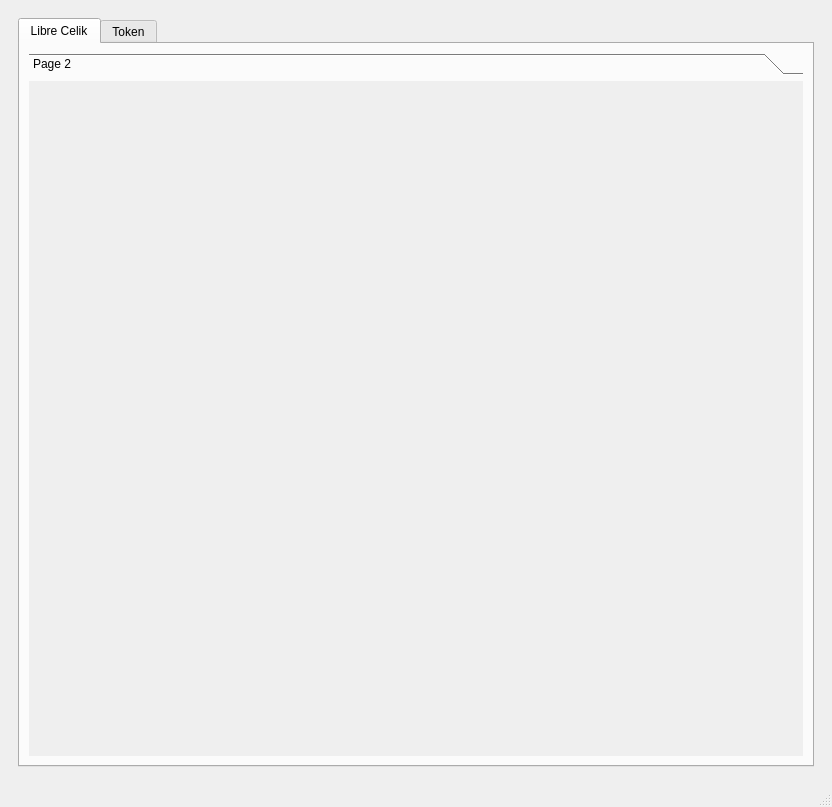
<?xml version="1.0" encoding="UTF-8"?>
<ui version="4.0">
 <class>LibreCelik</class>
 <widget class="QMainWindow" name="LibreCelik">
  <property name="geometry">
   <rect>
    <x>0</x>
    <y>0</y>
    <width>832</width>
    <height>807</height>
   </rect>
  </property>
  <property name="windowTitle">
   <string>LibreCelik</string>
  </property>
  <widget class="QWidget" name="centralwidget">
   <layout class="QGridLayout" name="gridLayout">
    <item row="0" column="0">
     <widget class="QStackedWidget" name="stackedWidget">
      <property name="currentIndex">
       <number>1</number>
      </property>
      <widget class="QWidget" name="page_1">
       <layout class="QVBoxLayout" name="verticalLayout_3">
        <item>
         <layout class="QVBoxLayout" name="verticalLayout_2">
          <item>
           <widget class="QLabel" name="label">
            <property name="text">
             <string/>
            </property>
            <property name="pixmap">
             <pixmap resource="../resources/librecelik.qrc">:/images/LibreSCCelikLogo.png</pixmap>
            </property>
            <property name="alignment">
             <set>Qt::AlignmentFlag::AlignCenter</set>
            </property>
           </widget>
          </item>
          <item>
           <widget class="QLabel" name="label_2">
            <property name="text">
             <string>Libre platform for smart card applications in Republic of Serbia</string>
            </property>
            <property name="alignment">
             <set>Qt::AlignmentFlag::AlignCenter</set>
            </property>
           </widget>
          </item>
          <item>
           <spacer name="verticalSpacer">
            <property name="orientation">
             <enum>Qt::Orientation::Vertical</enum>
            </property>
            <property name="sizeHint" stdset="0">
             <size>
              <width>20</width>
              <height>40</height>
             </size>
            </property>
           </spacer>
          </item>
          <item>
           <widget class="QLabel" name="label_3">
            <property name="text">
             <string>No smart cards are currently detected in any reader</string>
            </property>
            <property name="alignment">
             <set>Qt::AlignmentFlag::AlignCenter</set>
            </property>
           </widget>
          </item>
          <item>
           <widget class="QLabel" name="label_4">
            <property name="text">
             <string>To access a smart card, insert the card into the smart card reader and select the desired feature of the card</string>
            </property>
            <property name="alignment">
             <set>Qt::AlignmentFlag::AlignCenter</set>
            </property>
           </widget>
          </item>
         </layout>
        </item>
       </layout>
      </widget>
      <widget class="QWidget" name="page_3">
       <layout class="QVBoxLayout" name="verticalLayout">
        <item>
         <widget class="QTabWidget" name="tabWidget">
          <property name="currentIndex">
           <number>0</number>
          </property>
          <widget class="QWidget" name="tab">
           <attribute name="title">
            <string>Libre Celik</string>
           </attribute>
           <layout class="QVBoxLayout" name="verticalLayout_4">
            <item>
             <widget class="QToolBox" name="toolBox">
              <property name="currentIndex">
               <number>0</number>
              </property>
              <widget class="QWidget" name="page_2">
               <property name="geometry">
                <rect>
                 <x>0</x>
                 <y>0</y>
                 <width>738</width>
                 <height>606</height>
                </rect>
               </property>
               <attribute name="label">
                <string>Page 2</string>
               </attribute>
              </widget>
             </widget>
            </item>
           </layout>
          </widget>
          <widget class="QWidget" name="tab_2">
           <attribute name="title">
            <string>Token</string>
           </attribute>
          </widget>
         </widget>
        </item>
       </layout>
      </widget>
     </widget>
    </item>
   </layout>
  </widget>
  <widget class="QMenuBar" name="menubar">
   <property name="geometry">
    <rect>
     <x>0</x>
     <y>0</y>
     <width>832</width>
     <height>37</height>
    </rect>
   </property>
  </widget>
  <widget class="QStatusBar" name="statusbar"/>
 </widget>
 <resources>
  <include location="../resources/librecelik.qrc"/>
 </resources>
 <connections/>
</ui>
